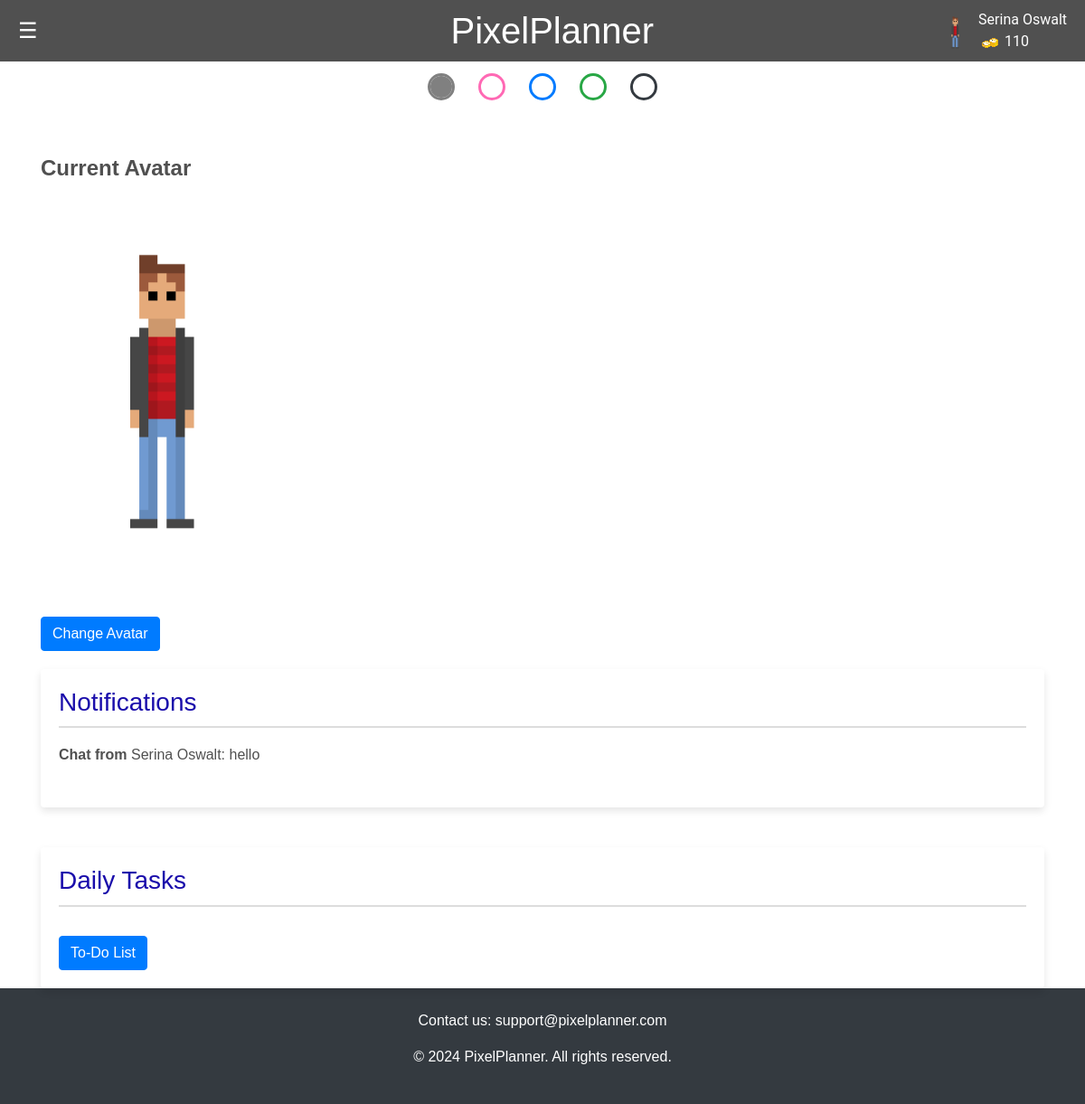
The page /dashboard (signed in) on the database its author committed.
### app.py (models this page shows, shortened)
class User(db.Model):
    id = db.Column(db.Integer, primary_key=True)
    name = db.Column(db.String(100), nullable=False)
    email = db.Column(db.String(100), unique=True)
    password = db.Column(db.String(100))
    canvas_api_key = db.Column(db.String(255))
    course_codes_list = db.Column(db.String(255))
    avatar = db.Column(db.String(255))
    coins = db.Column(db.Integer)
    color_picker_unlocked = db.Column(db.Boolean, default=False)
    user_items = db.relationship('UserItem', backref='user', lazy=True, cascade="all, delete, delete-orphan")

class ChatMessage(db.Model):
    id = db.Column(db.Integer, primary_key=True)
    message = db.Column(db.String(500))
    timestamp = db.Column(db.DateTime, default=datetime.utcnow)
    sender_id = db.Column(db.Integer, db.ForeignKey('user.id'))  # ForeignKey to the User model
    sender = db.relationship('User', backref='messages')  # Define the relationship

### app.py (the view)
@app.route('/dashboard')
def dashboard():
    if 'email' not in session:
        flash('Please log in to access the dashboard.')
        return redirect(url_for('login'))
    user_id = session.get('user_id')
    user = User.query.get(user_id)
    if not user:
        flash('User not found.')
        return redirect(url_for('login'))
    messages = ChatMessage.query.order_by(ChatMessage.timestamp.desc()).limit(10).all()
    return render_template('dashboard.html', user=user, messages=messages)

### templates/dashboard.html (shortened to what this page needs)
<!DOCTYPE html>
<html lang="en">
<head>
  <link rel="stylesheet" href="https://cdn.jsdelivr.net/npm/bootstrap@4.6.2/dist/css/bootstrap.min.css">
  <link rel="stylesheet" href="/static/css/styles.css">
</head>
<header>
    <div class="menu-icon" onmouseover="openNav()" onmouseout="closeNav()">&#9776;</div>
    <h1>PixelPlanner</h1>
    <div class="profile-info">
        <img src="{{ url_for('static', filename='images/' + user.avatar) }}" alt="User Avatar" class="avatar">
        <div class="player-info">
            <span class="player-name">{{session.get('user_name', 'Guest')}}</span>
            <span class="player-coins"><img src="{{ url_for('static', filename='images/coin.png') }}" alt="Coin"> {{
                user.coins }}</span>
</header>
<body>
    {% if user.color_picker_unlocked %}
    <form class="color-picker">
        <fieldset>
            <input type="radio" name="theme" id="light" checked>
            <input type="radio" name="theme" id="pink">
            <input type="radio" name="theme" id="blue">
            <input type="radio" name="theme" id="green">
            <input type="radio" name="theme" id="dark">
        </fieldset>
    </form>
    {% else %}
    <p class="locked-feature-notice">Visit the Shop to Unlock Themes</p>
    {% endif %}
<div class="container mt-5">
    <div class="row">
        <div class="col-md-6">
            <h3 class="avatar-header"> Current Avatar</h3>
            <img src="{{ url_for('static', filename='images/' + (user.avatar if user.avatar else 'pixelBoy.png')) }}" alt="User Avatar" class="user-avatar-large">
            <br>
            <a href="/shop" class="btn btn-primary mt-3">Change Avatar</a>
        </div>
        <div class="col-md-12">
            <div class="notification-box rounded">
                <h3>Notifications</h3>
                {% for message in messages %}
                    <p><strong>Chat from</strong> {{ message.message }}</p>
                {% endfor %}
            </div>
        </div>
        <div class="col-md-12 mt-4">
            <div class="task-box rounded">
                <h3>Daily Tasks</h3>
                <a href="/todo" class="btn btn-primary mt-3">To-Do List</a>
            </div>
        </div>
    </div>
</div>
<footer class="footer bg-dark text-white py-4">
    <div class="container text-center">
        <p>Contact us: support@pixelplanner.com</p>
        <p>&copy; 2024 PixelPlanner. All rights reserved.</p>
    </div>
</footer>
</body>
</html>

### static/css/styles.css (style rules this page uses)
body, html { height: 100%; margin: 0; padding: 0; font-family: Arial, sans-serif; background-color: var(--bg-color); color: var(--text-color); }
body, html { margin: 0; padding: 0; font-family: Arial, sans-serif; }
header { display: flex; justify-content: space-between; align-items: center; background-color: var(--notification-text-color); padding: 10px 20px; position: relative; }
header h1 { margin: 0; flex-grow: 1; text-align: center; color: var(--bg-color) }
.menu-icon { cursor: pointer; font-size: 24px; color: var(--bg-color); }
.profile-info { display: flex; align-items: center; position: absolute; top: 10px; right: 20px; font-family: 'Roboto', sans-serif; color: var(--bg-color); }
.avatar { height: 50px; width: auto; border-radius: 50%; }
.player-info { display: flex; flex-direction: column; margin-left: 10px }
body { font-family: Arial, sans-serif; background-color: var(--bg-color); margin: 0; padding: 0; }
.avatar-header { color: var(--avatar-header); font-size: 24px; font-weight: bold; }
.user-avatar-large { flex: 1; width: 50%; display: flex; justify-content: center; align-items: center; }
.rounded { background-color: var(--bg-color); padding: 20px; border-radius: 8px; box-shadow: 0px 4px 8px rgba(0,0,0,0.1); margin-top: 20px; }
.notification-box h3, .task-box h3 { color: var(--link-color); border-bottom: 2px solid var(--border-color); padding-bottom: 10px; }
.notification-box p, .task-box li a { padding: 10px 0; display: block; color: var(--notification-text-color); }
.notification-box, .task-box { background-color: var(--bg-color); padding: 20px; border-radius: 10px; box-shadow: 0 4px 8px rgba(0, 0, 0, 0.1); }
.color-picker>fieldset { border: 0; display: flex; gap: 2rem; width: fit-content; background: fff; padding: 1rem 3rem; margin-inline: auto; border-radius: 0 0 1rem 1rem; }
.color-picker input[type="radio"] { appearance: none; width: 1.5rem; height: 1.5rem; outline: 3px solid var(--radio-color, currentColor); border-radius: 50%; }
.color-picker input[type="radio"]:checked { background: var(--radio-color); }
.color-picker input[type="radio"]#light { --radio-color: gray; }
.color-picker input[type="radio"]#pink { --radio-color: #ff69b4; }
.color-picker input[type="radio"]#blue { --radio-color: #007bff; }
.color-picker input[type="radio"]#green { --radio-color: #28a745; }
.color-picker input[type="radio"]#dark { --radio-color: #343a40; }
:root { --bg-color: #fff; --text-color: #333; --link-color: #007bff; --hover-bg-color: #cccccc; --hover-text-decoration: underline; --notification-text-color: #666; --border-color: #eee; }
:root:has(#light:checked) { --bg-color: #ffffff; --text-color: #333333; --link-color: #1a0dab; --hover-text-decoration: underline; --notification-text-color: #505050; --border-color: #dddddd; --avatar-header: #505050; --background-bg-color: #ffffff; --calendar-bg-color: #ffffff; --todo-header-color: #505050; --toolbar-title-color: #505050; --event-color: #333333; --chat-title-color: #505050; }
a { color: var(--link-color); }

### rows shown on the page
User: avatar (picture), get "Serina Oswalt", coins "110"
ChatMessage: message "Serina Oswalt: hello"
